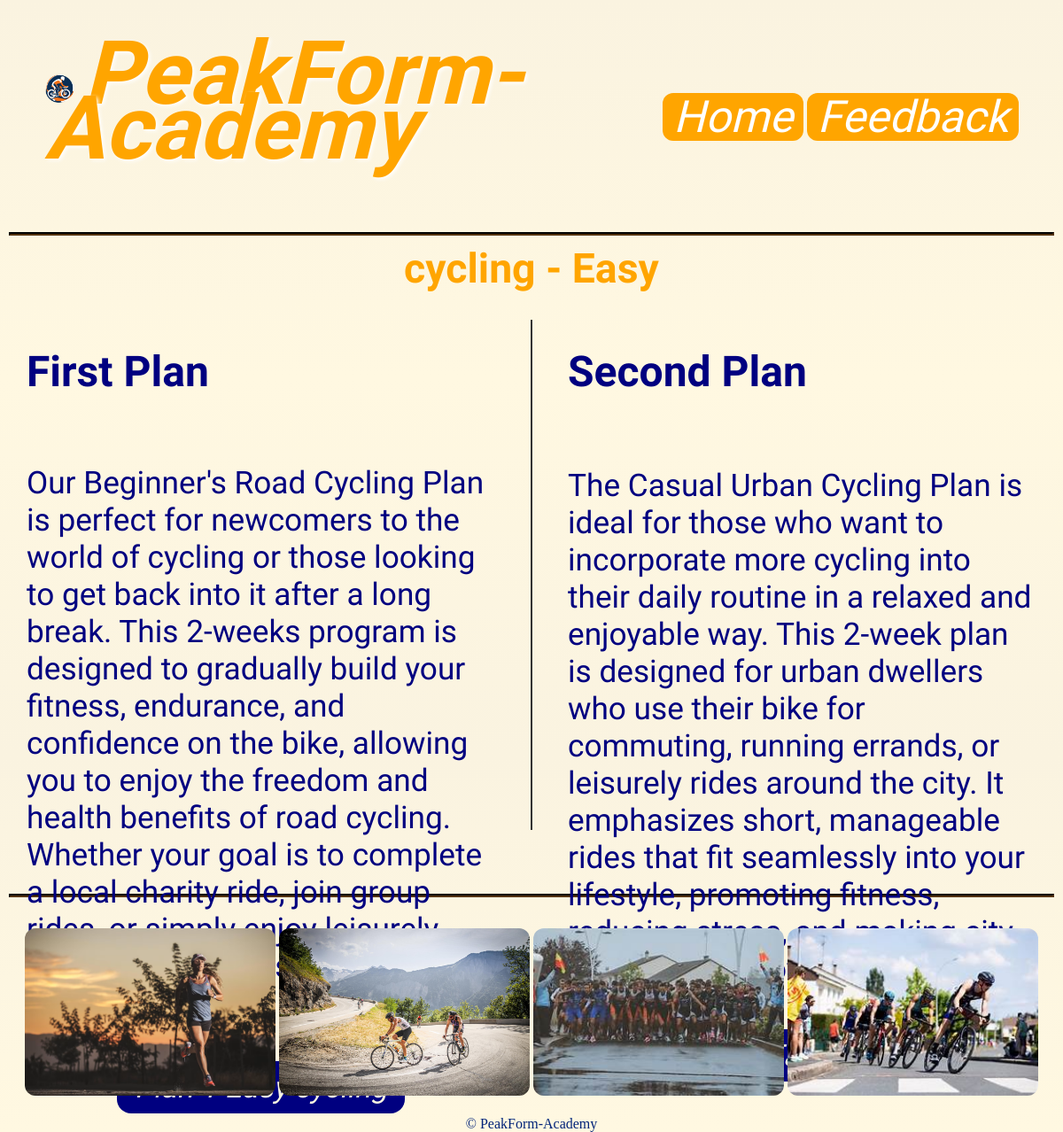
/level/1/1, run on an earlier commit of the app's database.
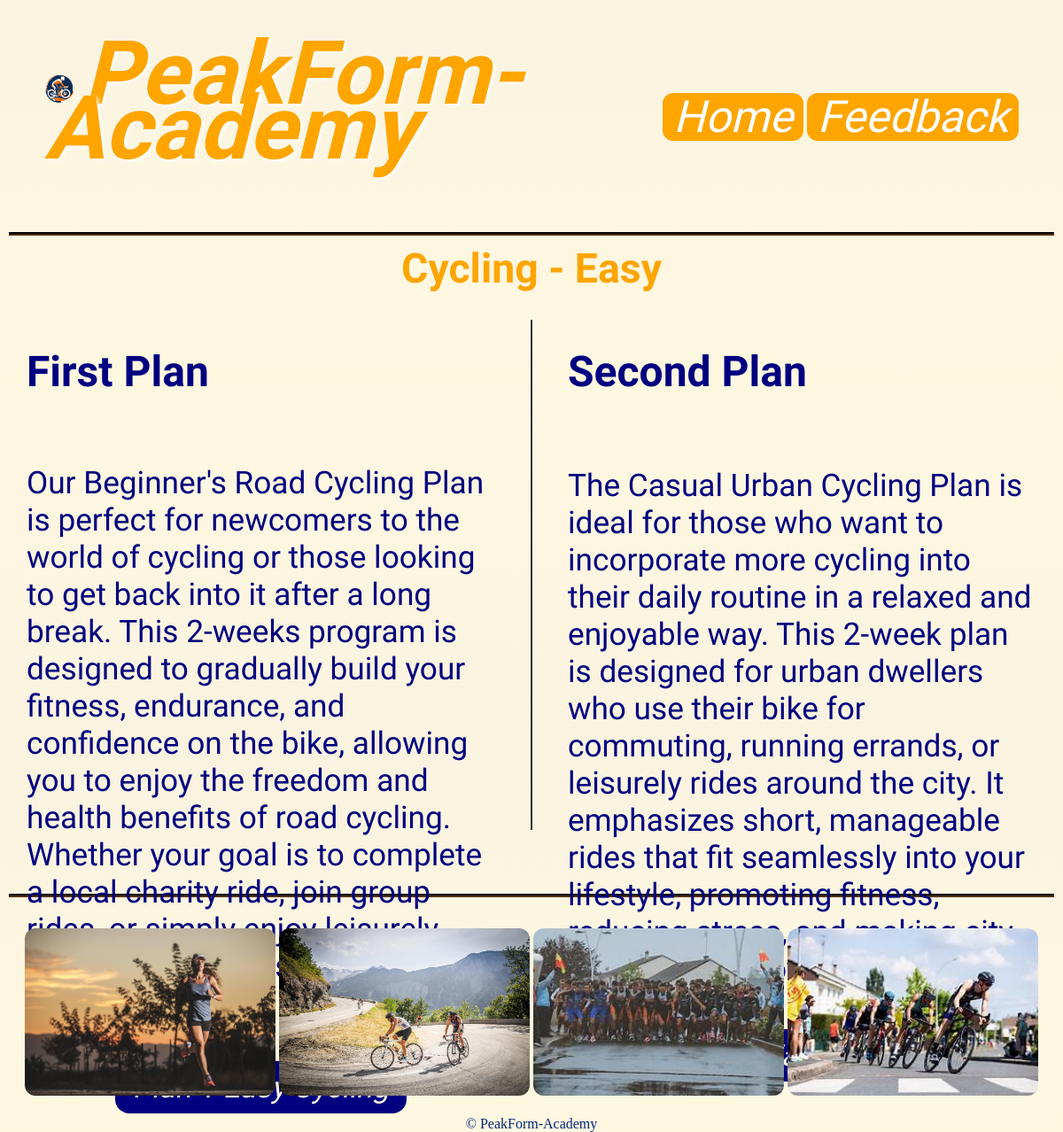
And on a later commit of the database.
### tables this page shows
CREATE TABLE sport (
    id INTEGER PRIMARY KEY,
    name TEXT NOT NULL
);

### routes.py (the view)
@app.route("/level/<int:id1>/<int:id2>")
def level(id1, id2):
    conn = sqlite3.connect('PFA.db')
    cur = conn.cursor()
    cur.execute('SELECT * FROM sport WHERE id=?', (id1,))
    sports_data = cur.fetchone()
    cur.execute('SELECT * FROM Level WHERE id=?', (id2,))
    level_data = cur.fetchone()
    conn.close()
    if not sports_data or not level_data:
        abort(404)
    return render_template('level.html', sports=sports_data, level=level_data)

### templates/level.html (shortened to what this page needs)
{%extends 'layout.html'%}
{%block content%}
<!DOCTYPE html>
<html lang="en">
<body>
    <center><h1>{{ sports[1] }} - {{ level[1] }}</h1></center>
{% if sports[0] == 1 and level[0] == 1 %}
    <div class="container tall-container">
        <div class="content left">
            <h2>First Plan</h2>
            <p>Our Beginner's Road Cycling Plan is perfect for newcomers to the world of cycling or those looking to get back into it after a long break. This 2-weeks program is designed to gradually build your fitness, endurance, and confidence on the bike, allowing you to enjoy the freedom and health benefits of road cycling. Whether your goal is to complete a local charity ride, join group rides, or simply enjoy leisurely weekend rides, this plan will help you get there.</p>
            <center>
                <button class="button">
                    <a href="/plan/2/3/5">Plan 1 Easy {{ sports[1] }}</a>
                </button>
            </center>
        </div>
        <div class="vertical-line"></div>
        <div class="content right">
            <h2>Second Plan</h2>
            <p>The Casual Urban Cycling Plan is ideal for those who want to incorporate more cycling into their daily routine in a relaxed and enjoyable way. This 2-week plan is designed for urban dwellers who use their bike for commuting, running errands, or leisurely rides around the city. It emphasizes short, manageable rides that fit seamlessly into your lifestyle, promoting fitness, reducing stress, and making city living more enjoyable.</p>
            <center>
                <button class="button">
                    <a href="/plan/2/3/6">Plan 2 Easy {{ sports[1] }}</a>
                </button>
            </center>
        </div>
    </div>
{% endif %}
</body>
<hr>
<center>
    <img src="/static/images/duathlon-running.jpg" width="24%" alt="running">
    <img src="/static/images/duathlon-cycling.jpg" width="24%" alt="cycling">
    <img src="/static/images/duathlon-running2.jpg" width="24%" alt="running">
    <img src="/static/images/duathlon-cycling2.jpg" width="24%" alt="cycling">
</center>
</html>
{% endblock %}

What changed in the data, as far as the page shows it:
changed sport: name "cycling" → "Cycling"
